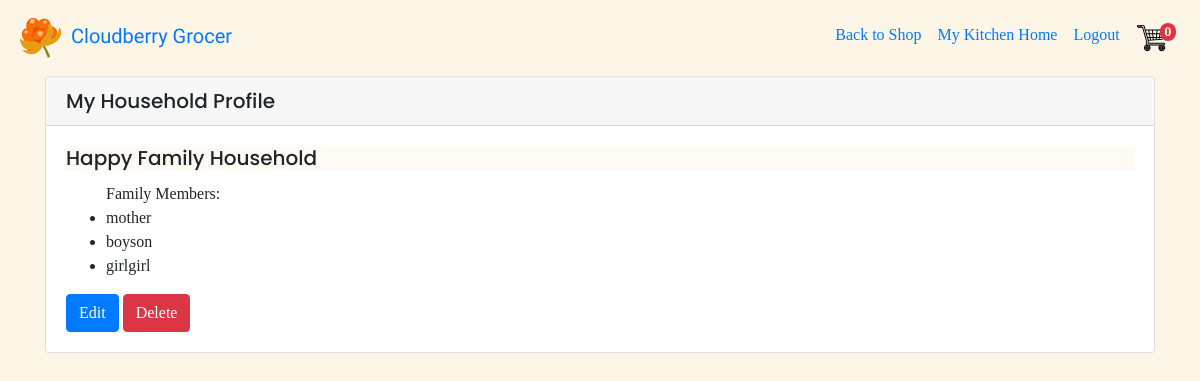
Screenshot of /mykitchen/view-household/21 (signed in) with the database file from the repository.
### mykitchen/models.py (models this page shows, shortened)
class Household(models.Model):
    name = models.CharField(blank=False, max_length=50,
                            help_text='Name to identify your household')
    owner = models.ForeignKey(User,
                              blank=False,
                              on_delete=models.SET(get_sentinel_user))

class Member(models.Model):
    user = models.ForeignKey(User, on_delete=models.CASCADE,
                             related_name="user")
    household = models.ForeignKey(Household, on_delete=models.CASCADE,
                                  related_name="household")

### mykitchen/views.py (the view)
# urls.py: path('view-household/<int:household_id>', mykitchen.views.view_household,
@login_required
@permission_required(['mykitchen.view_household',
                      'mykitchen.view_member'])
def view_household(request, household_id):
    household = Household.objects.get(id=household_id)
    members = Member.objects.filter(household=household)
    return render(request, 'mykitchen/view_household.template.html', {
        'household': household,
        'members': members
    })

### cart/contexts.py (called while the page is built)
def cart_contents(request):
    cart = request.session.get("shopping_cart", {})
    return {
        'shopping_cart': cart,
        'item_count': len(cart)
}

### mykitchen/templates/mykitchen/view_household.template.html (shortened to what this page needs)
{% extends 'base_kitchen.template.html' %}
{%load static %}
{% block content%}
<div class="card">
  <h5 class="card-header">My Household Profile</h5>
  <div class="card-body">
    <h5 class="card-title">{{household.name}}</h5>
    <ul class="card-text">Family Members:
    {% for member in members %}
    <li> {{member.user}}</li>
    {% endfor %}
    </ul>
    <a href="{% url 'edit_household' household_id=household.id%}" class="btn btn-primary" role="button">Edit</a>
    <button type="button" class="btn btn-danger" data-toggle="modal" data-target="#deleteModal-{{household.id}}">
    Delete
    </button>
  </div>
</div>
{% endblock %}

### static/css/styles.css (style rules this page uses)
body { background-color: oldlace; font-family: 'Bitter', serif; }
h1,h2,h3,h4,h5,h6 { font-family: 'Poppins', sans-serif; }
h5.card-title { background-color: rgba(255, 250, 240, 0.7); text-shadow: 3px 3px 3px floralwhite; }

### rows the page displays
Household: name "Happy Family Household"
Member: user "mother"
Member: user "boyson"
Member: user "girlgirl"

### other values shown
{{ item_count }} "0"
